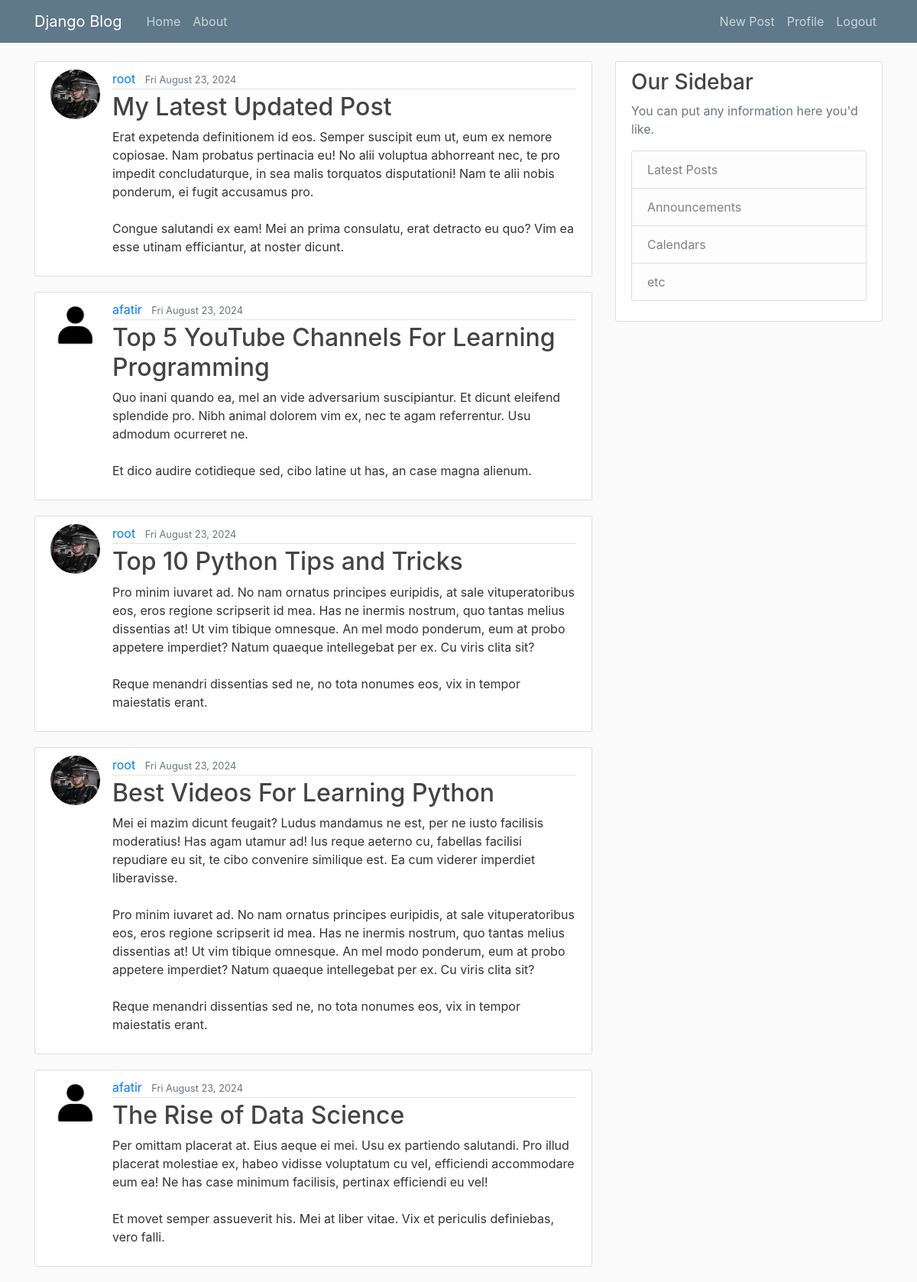
The app's page / (signed in) with its own data.
### app/models.py (models this page shows, shortened)
class Post(models.Model):
	title = models.CharField(max_length=100)
	content = models.TextField()
	date_posted = models.DateTimeField(default=timezone.now)
	author = models.ForeignKey(User, on_delete=models.CASCADE)

### users/models.py (models this page shows, shortened)
class Profile(models.Model):
	user = models.OneToOneField(User, on_delete=models.CASCADE)
	image = models.ImageField(default='default.jpg', upload_to='profile_pics')

### app/views.py (the view)
# urls.py: path('', views.PostListView.as_view(), name='blog-home'),
class PostListView(ListView):
	model = Post
	template_name = 'app/home.html'
	context_object_name = 'posts'
	ordering = ['-date_posted']
	paginate_by = 5

### app/templates/app/home.html
{% extends 'app/base.html' %}
{% block content %}
	{% for post in posts %}
		<article class="media content-section">
			<img class="rounded-circle article-img" src="{{ post.author.profile.image.url }}">
			<div class="media-body">
				<div class="article-metadata">
				<a class="mr-2" href="#">{{ post.author }}</a>
				<small class="text-muted">{{ post.date_posted|date:"D F d, Y" }}</small>
			  </div>
			  <h2><a class="article-title" href="#">{{ post.title }}</a></h2>
			  <p class="article-content">{{ post.content }}</p>
			</div>
		</article>
	{% endfor %}
{% endblock content%}

### app/static/app/main.css (style rules this page uses)
body { background: #fafafa; color: #333333; margin-top: 5rem; }
h1, h2, h3, h4, h5, h6 { color: #444444; }
.content-section { background: #ffffff; padding: 10px 20px; border: 1px solid #dddddd; border-radius: 3px; margin-bottom: 20px; }
.article-title { color: #444444; }
.article-content { white-space: pre-line; }
.article-img { height: 65px; width: 65px; margin-right: 16px; }
.article-metadata { padding-bottom: 1px; margin-bottom: 4px; border-bottom: 1px solid #e3e3e3 }

### records on screen
Post: author.profile.image (picture), author "root", date_posted "Fri August 23, 2024", title "My Latest Updated Post", content "Erat expetenda definitionem id eos. Semper suscipit eum ut, eum ex nemore copiosae. Nam probatus pertinacia eu! No alii voluptua abhorreant nec, te pro impedit concludaturque, in sea malis torquatos disputationi! Nam te alii nobis ponderum, ei fugit accusamus pro. Congue salutandi ex eam! Mei an prima consulatu, erat detracto eu quo? Vim ea esse utinam efficiantur, at noster dicunt."
Post: author.profile.image (picture), author "afatir", date_posted "Fri August 23, 2024", title "Top 5 YouTube Channels For Learning Programming", content "Quo inani quando ea, mel an vide adversarium suscipiantur. Et dicunt eleifend splendide pro. Nibh animal dolorem vim ex, nec te agam referrentur. Usu admodum ocurreret ne. Et dico audire cotidieque sed, cibo latine ut has, an case magna alienum."
Post: author.profile.image (picture), author "root", date_posted "Fri August 23, 2024", title "Top 10 Python Tips and Tricks", content "Pro minim iuvaret ad. No nam ornatus principes euripidis, at sale vituperatoribus eos, eros regione scripserit id mea. Has ne inermis nostrum, quo tantas melius dissentias at! Ut vim tibique omnesque. An mel modo ponderum, eum at probo appetere imperdiet? Natum quaeque intellegebat per ex. Cu viris clita sit? Reque menandri dissentias sed ne, no tota nonumes eos, vix in tempor maiestatis erant."
Post: author.profile.image (picture), author "root", date_posted "Fri August 23, 2024", title "Best Videos For Learning Python", content "Mei ei mazim dicunt feugait? Ludus mandamus ne est, per ne iusto facilisis moderatius! Has agam utamur ad! Ius reque aeterno cu, fabellas facilisi repudiare eu sit, te cibo convenire similique est. Ea cum viderer imperdiet liberavisse. Pro minim iuvaret ad. No nam ornatus principes euripidis, at sale vituperatoribus eos, eros regione scripserit id mea. Has ne inermis nostrum, quo tantas melius dissentias at! Ut vim tibique omnesque. An mel modo ponderum, eum at probo appetere imperdiet? Natum quaeque intellegebat per ex. Cu viris clita sit? Reque menandri dissentias sed ne, no tota nonumes eos, vix in tempor maiestatis erant."
Post: author.profile.image (picture), author "afatir", date_posted "Fri August 23, 2024", title "The Rise of Data Science", content "Per omittam placerat at. Eius aeque ei mei. Usu ex partiendo salutandi. Pro illud placerat molestiae ex, habeo vidisse voluptatum cu vel, efficiendi accommodare eum ea! Ne has case minimum facilisis, pertinax efficiendi eu vel! Et movet semper assueverit his. Mei at liber vitae. Vix et periculis definiebas, vero falli."
